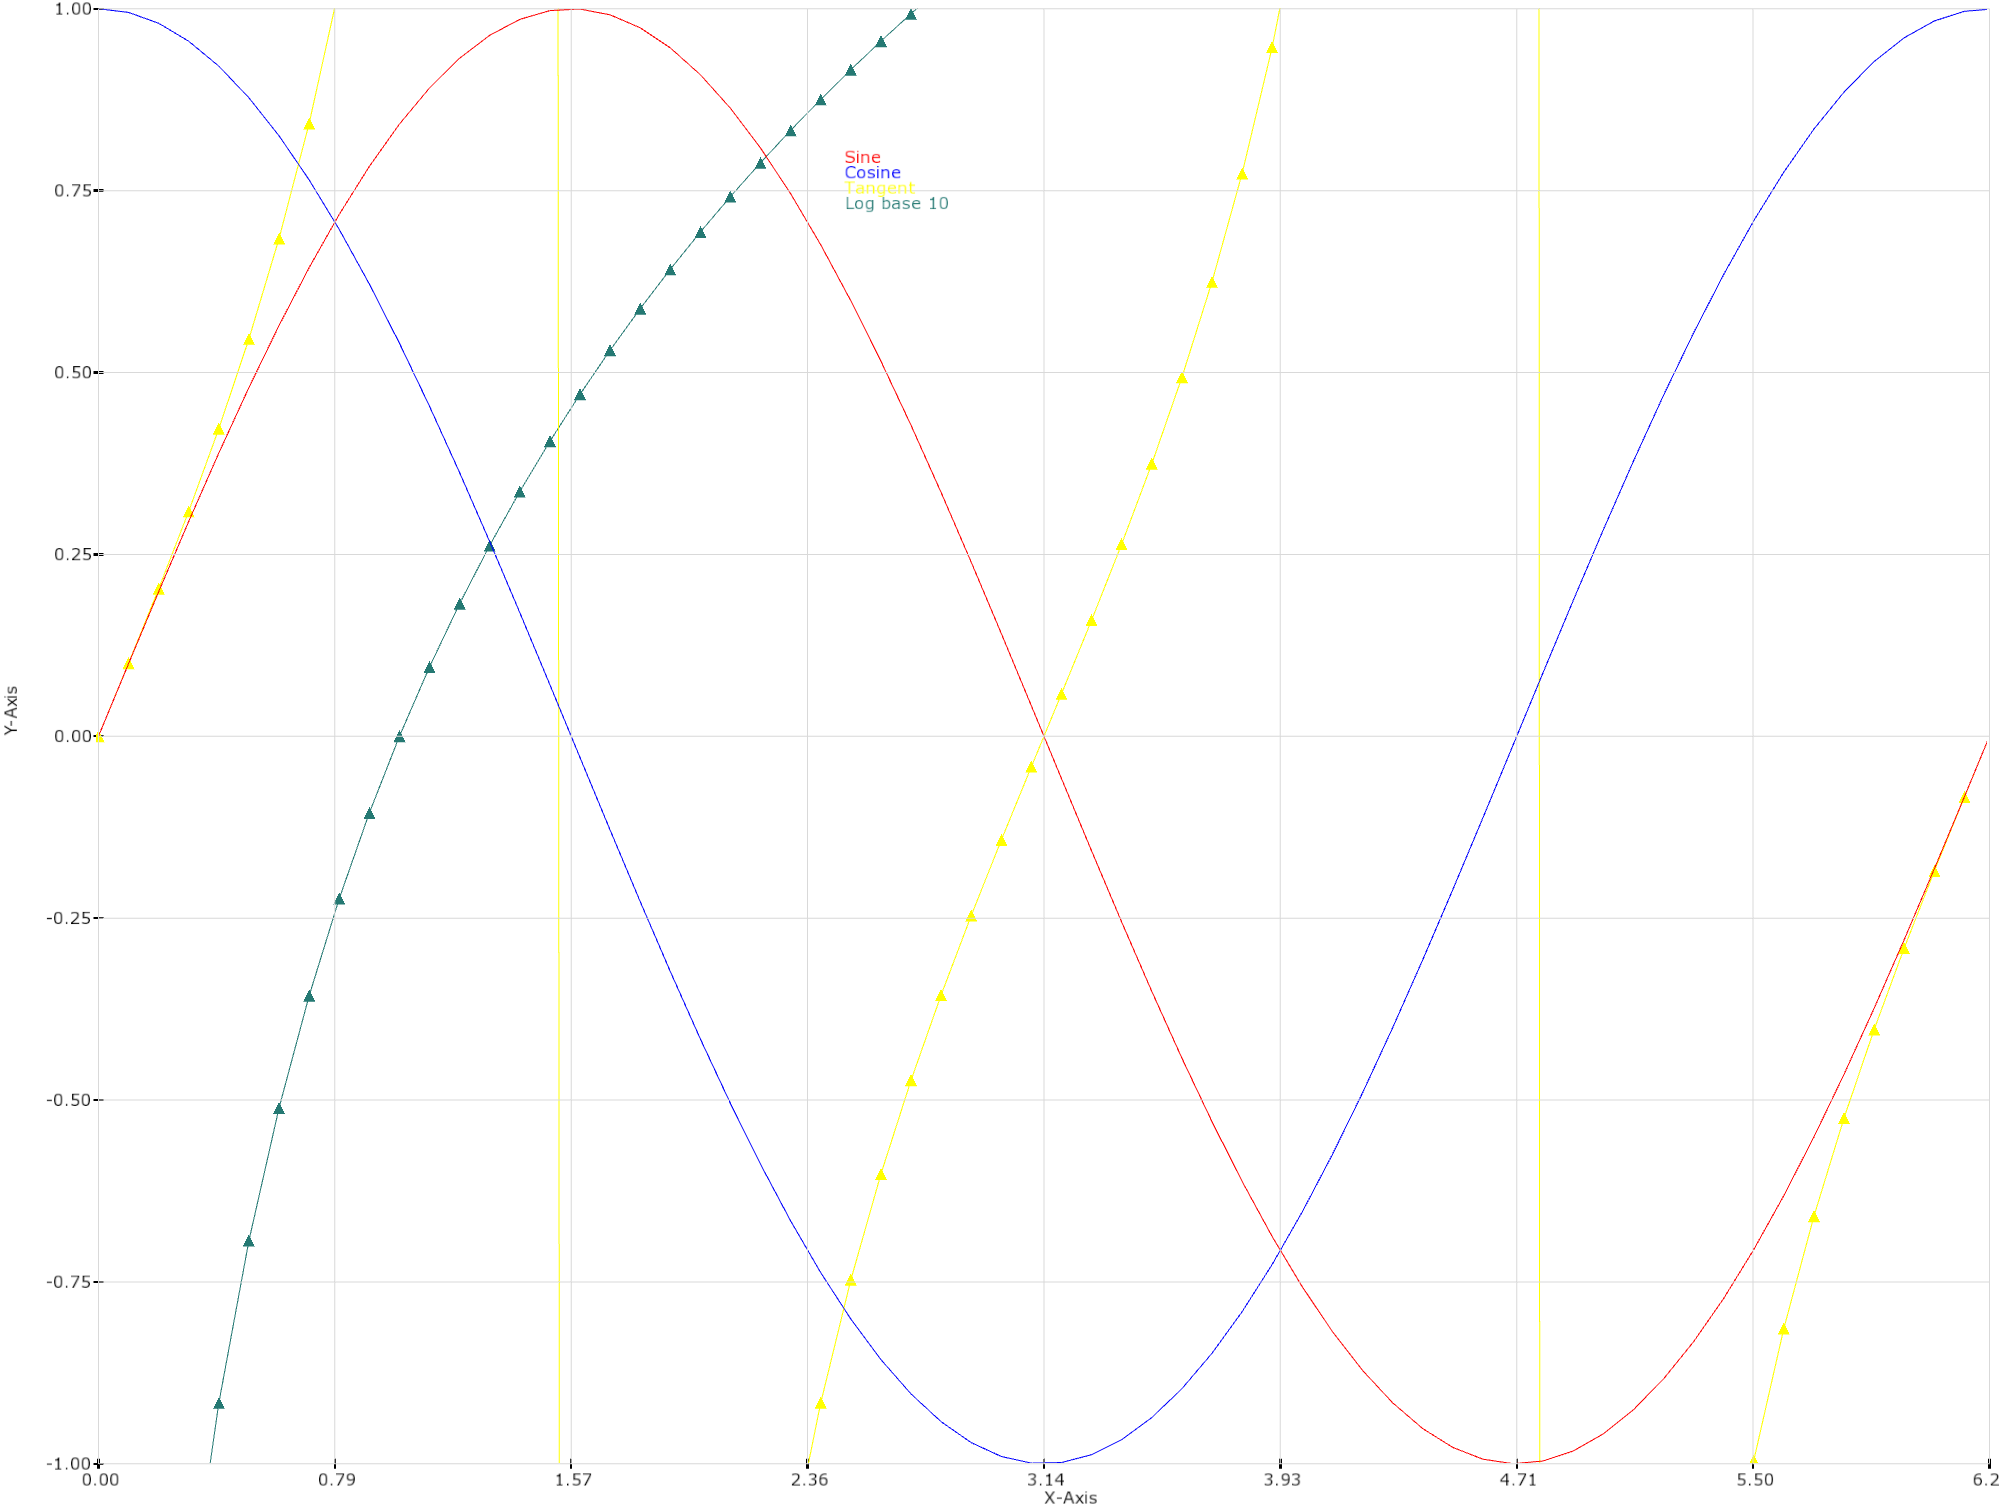

The Julia source for this figure:
using Forge.Smith
using ColorTypes

window = create_window(1000, 800, "Plotting Demo")
show_window(window)

function get_plot_data(range_start, range_end, dx, f)
    data = []
    for i in range_start:dx:range_end+dx
        push!(data, i, f(i))
    end
    data
end

const FRANGE_START = 0.
const FRANGE_END = 2pi

chart = create_chart_2d()

for (f, color, legend, args) in [
        (sin, RGB(1,0,0), "Sine", ())
        (cos, RGB(0,0,1), "Cosine", (Forge.FG_PLOT_LINE, Forge.FG_MARKER_NONE))
        (tan, RGB(1,1,0), "Tangent", (Forge.FG_PLOT_LINE, Forge.FG_MARKER_TRIANGLE))
        (log, RGB(.\(0xff, (0x25, 0x79, 0x73))...), "Log base 10", (Forge.FG_PLOT_LINE, Forge.FG_MARKER_TRIANGLE))
    ]
    set_chart_axes_limits(chart, FRANGE_START, FRANGE_END, -1, 1)
    data = get_plot_data(FRANGE_START, FRANGE_END, 0.1, f)
    plot = add_plot_to_chart(chart, length(data)/2, args...)
    set_plot_color(plot, color)
    set_plot_legend(plot, legend)
    update_vertex_buffer(plot, data)
end

draw_chart(!isclosed, window, chart)
save_window_framebuffer(window, "plotting.png")
